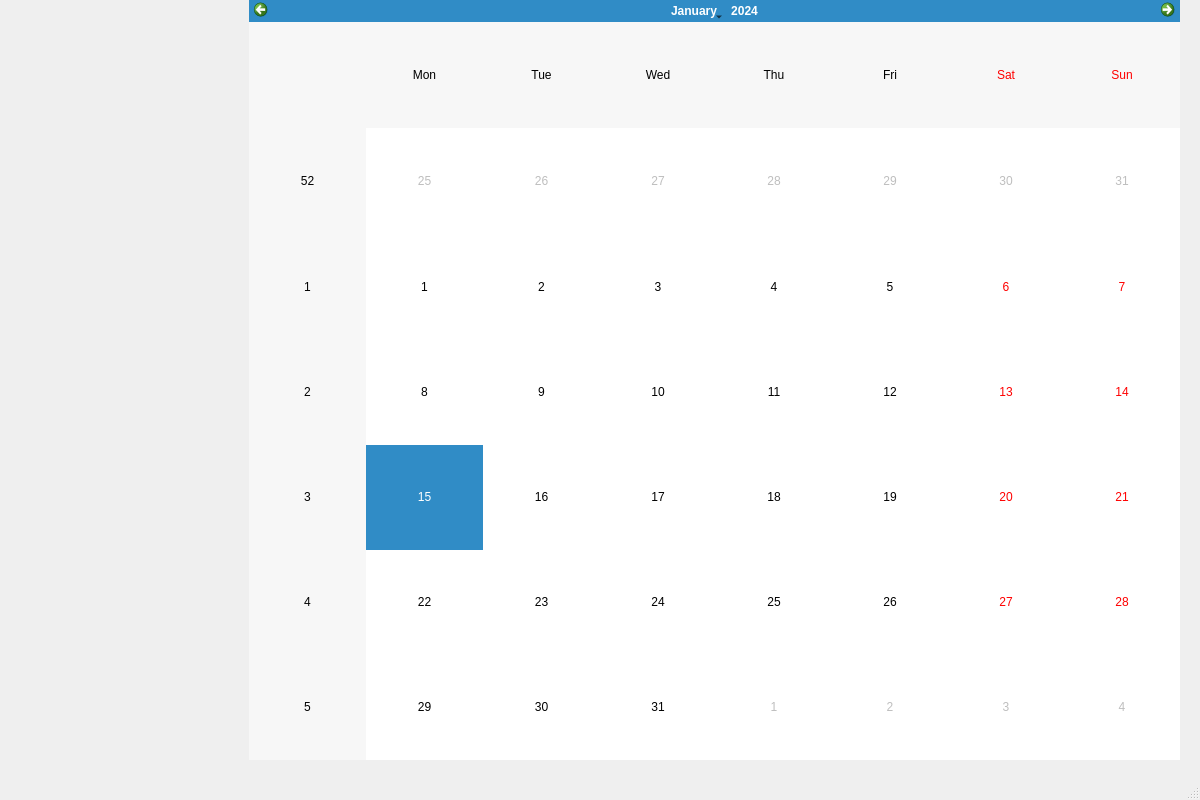
<?xml version="1.0" encoding="UTF-8"?>
<ui version="4.0">
 <class>datingMain</class>
 <widget class="QMainWindow" name="datingMain">
  <property name="geometry">
   <rect>
    <x>0</x>
    <y>0</y>
    <width>1200</width>
    <height>800</height>
   </rect>
  </property>
  <property name="windowTitle">
   <string>MainWindow</string>
  </property>
  <widget class="QWidget" name="centralwidget">
   <widget class="QWidget" name="horizontalLayoutWidget">
    <property name="geometry">
     <rect>
      <x>0</x>
      <y>0</y>
      <width>251</width>
      <height>751</height>
     </rect>
    </property>
    <layout class="QHBoxLayout" name="horizontalLayout"/>
   </widget>
   <widget class="QWidget" name="horizontalLayoutWidget_2">
    <property name="geometry">
     <rect>
      <x>249</x>
      <y>-1</y>
      <width>931</width>
      <height>761</height>
     </rect>
    </property>
    <layout class="QHBoxLayout" name="horizontalLayout_2">
     <item>
      <widget class="QCalendarWidget" name="calendarWidget"/>
     </item>
    </layout>
   </widget>
  </widget>
  <widget class="QMenuBar" name="menubar">
   <property name="geometry">
    <rect>
     <x>0</x>
     <y>0</y>
     <width>1200</width>
     <height>22</height>
    </rect>
   </property>
  </widget>
  <widget class="QStatusBar" name="statusbar"/>
 </widget>
 <resources/>
 <connections/>
</ui>
